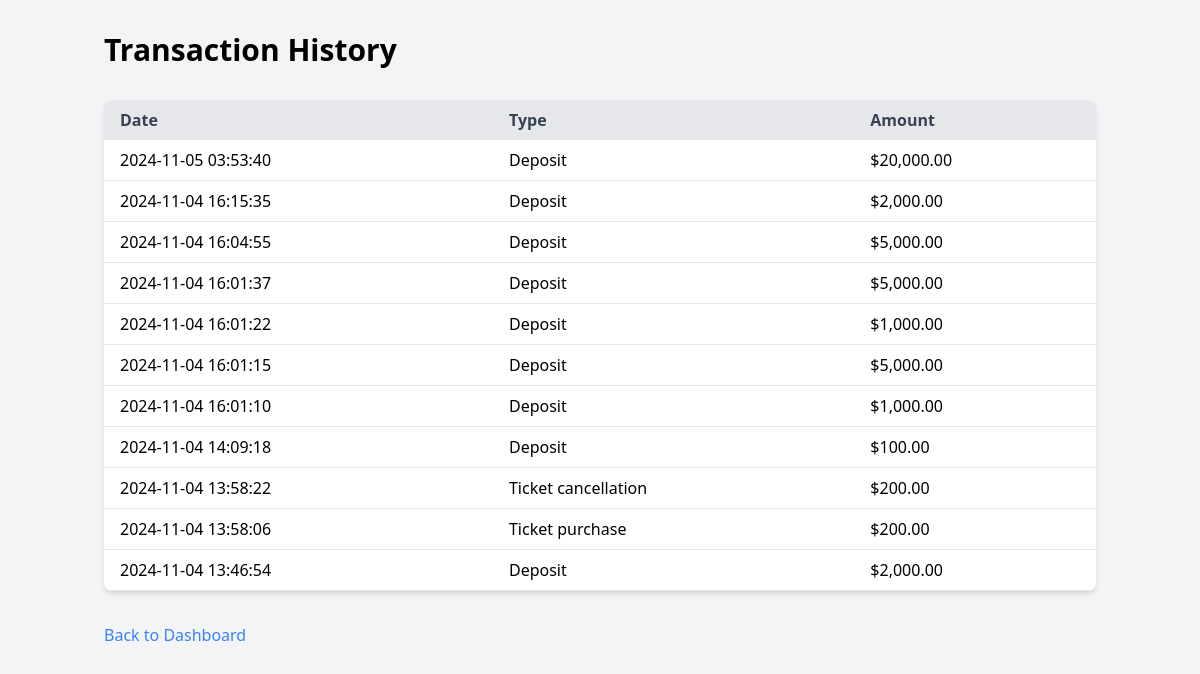
Page /transaction_history.php (signed in) on the committed database.
### tables this page shows
CREATE TABLE `transactions` (
  `id` int(11) NOT NULL,
  `user_id` int(11) DEFAULT NULL,
  `amount` decimal(10,2) NOT NULL,
  `type` enum('deposit','withdrawal','ticket_purchase','ticket_cancellation') NOT NULL,
  `created_at` timestamp NOT NULL DEFAULT current_timestamp()
);

### transaction_history.php (the view, shortened to what this page needs)
<?php
require_once 'db_connection.php';
$user_id = $_SESSION['user_id'];
$stmt = $conn->prepare("SELECT * FROM transactions WHERE user_id = ? ORDER BY created_at DESC");
$stmt->bind_param("i", $user_id);
$stmt->execute();
$result = $stmt->get_result();
$transactions = $result->fetch_all(MYSQLI_ASSOC);
?>
<!DOCTYPE html>
<html lang="en">
<head>
    <link href="https://cdn.jsdelivr.net/npm/tailwindcss@2.2.19/dist/tailwind.min.css" rel="stylesheet">
</head>
<body class="bg-gray-100">
    <div class="container mx-auto px-4 py-8">
        <h1 class="text-3xl font-bold mb-8">Transaction History</h1>
        <?php if (empty($transactions)): ?>
            <p class="text-gray-600">You have no transactions yet.</p>
        <?php else: ?>
            <div class="bg-white rounded-lg shadow-md overflow-x-auto">
                <table class="w-full">
                    <thead>
                        <tr class="bg-gray-200 text-gray-700">
                            <th class="py-2 px-4 text-left">Date</th>
                            <th class="py-2 px-4 text-left">Type</th>
                            <th class="py-2 px-4 text-left">Amount</th>
                        </tr>
                    </thead>
                    <tbody>
                        <?php foreach ($transactions as $transaction): ?>
                            <tr class="border-b">
                                <td class="py-2 px-4"><?php echo date('Y-m-d H:i:s', strtotime($transaction['created_at'])); ?></td>
                                <td class="py-2 px-4"><?php echo ucfirst(str_replace('_', ' ', $transaction['type'])); ?></td>
                                <td class="py-2 px-4">$<?php echo number_format($transaction['amount'], 2); ?></td>
                            </tr>
                        <?php endforeach; ?>
                    </tbody>
                </table>
            </div>
        <?php endif; ?>
        <div class="mt-8">
            <a href="dashboard.php" class="text-blue-500 hover:underline">Back to Dashboard</a>
        </div>
    </div>
</body>
</html>

### rows in the picture
transactions: created_at "2024-11-05 03:53:40", type "Deposit", amount "20,000.00"
transactions: created_at "2024-11-04 16:15:35", type "Deposit", amount "2,000.00"
transactions: created_at "2024-11-04 16:04:55", type "Deposit", amount "5,000.00"
transactions: created_at "2024-11-04 16:01:37", type "Deposit", amount "5,000.00"
transactions: created_at "2024-11-04 16:01:22", type "Deposit", amount "1,000.00"
transactions: created_at "2024-11-04 16:01:15", type "Deposit", amount "5,000.00"
transactions: created_at "2024-11-04 16:01:10", type "Deposit", amount "1,000.00"
transactions: created_at "2024-11-04 14:09:18", type "Deposit", amount "100.00"
transactions: created_at "2024-11-04 13:58:22", type "Ticket cancellation", amount "200.00"
transactions: created_at "2024-11-04 13:58:06", type "Ticket purchase", amount "200.00"
transactions: created_at "2024-11-04 13:46:54", type "Deposit", amount "2,000.00"
